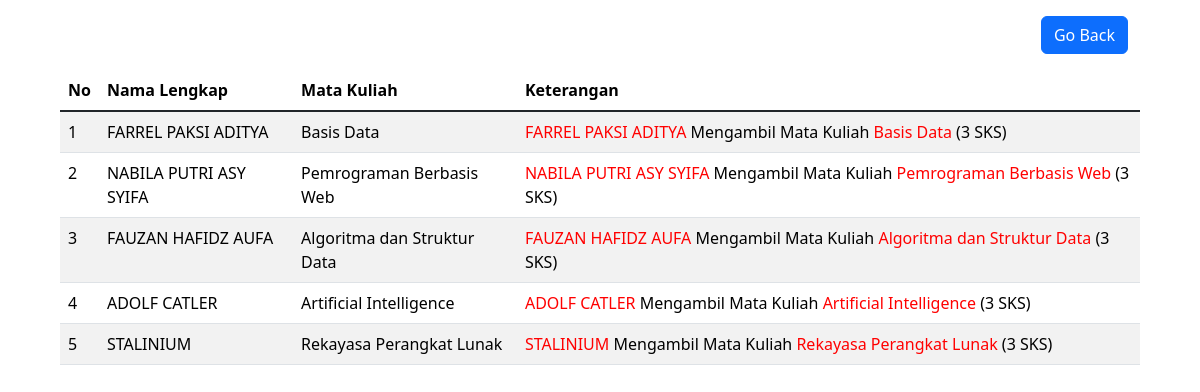
The page /krs.php on the database its author committed.
### tables this page shows
CREATE TABLE `krs` (
  `id` int(11) NOT NULL,
  `mahasiswa_npm` char(13) DEFAULT NULL,
  `matakuliah_kodemk` char(6) DEFAULT NULL
);

CREATE TABLE `mahasiswa` (
  `npm` char(13) NOT NULL,
  `nama` varchar(50) DEFAULT NULL,
  `jurusan` enum('Teknik Informatika','Sistem Informasi') DEFAULT NULL,
  `alamat` text DEFAULT NULL
);

CREATE TABLE `matakuliah` (
  `kodemk` char(6) NOT NULL,
  `namamk` varchar(50) DEFAULT NULL,
  `jumlah_sks` int(3) DEFAULT NULL
);

### krs.php (the view, shortened to what this page needs)
<!DOCTYPE html>
<html lang="en">
<head>
    <link href="https://cdn.jsdelivr.net/npm/bootstrap@5.3.3/dist/css/bootstrap.min.css" rel="stylesheet">
<body>
    <div class="container mx-5">
        <div class=" d-flex justify-content-end me-5 my-3">
            <a href="index.php" class="btn btn-primary">Go Back</a>
        </div>
    </div>
    <div class=" d-flex  border-0 justify-content-center ">
        <table class=" table-striped table" style="width:90%">
            <thead>
                <th>No</th>
                <th>Nama Lengkap</th>
                <th>Mata Kuliah</th>
                <th>Keterangan</th>
            </thead>
            <tbody class=" table-group-divider ">
                <?php
                include "konekdb.php";
                $no = 1;
                $namamhs = mysqli_query($koneksi, "SELECT krs.id, mahasiswa.nama, matakuliah.namamk , matakuliah.jumlah_sks
                FROM krs
                INNER JOIN mahasiswa ON krs.mahasiswa_npm = mahasiswa.npm
                INNER JOIN matakuliah ON krs.matakuliah_kodemk = matakuliah.kodemk");
                foreach ($namamhs as $data) {
                ?>
                <tr>
                    <td><?= $no++ ?></td>
                    <td><?= $data['nama'] ?></td>
                    <td><?= $data['namamk'] ?></td>
                    <td><span><?= $data['nama'] ?></span> Mengambil Mata Kuliah <span><?= $data['namamk'] ?></span> (<?= $data['jumlah_sks'] ?> SKS)</td>
                </tr>
                <?php
                }
                ?>
            </tbody>
        </table>
    </div>
</body>
</html>

### krs.php (style rules this page uses)
span { color: red; }

### rows shown on the page
krs: mahasiswa_npm.nama "FARREL PAKSI ADITYA", matakuliah_kodemk.namamk "Basis Data", matakuliah_kodemk.jumlah_sks "3"
krs: mahasiswa_npm.nama "NABILA PUTRI ASY SYIFA", matakuliah_kodemk.namamk "Pemrograman Berbasis Web", matakuliah_kodemk.jumlah_sks "3"
krs: mahasiswa_npm.nama "FAUZAN HAFIDZ AUFA", matakuliah_kodemk.namamk "Algoritma dan Struktur Data", matakuliah_kodemk.jumlah_sks "3"
krs: mahasiswa_npm.nama "ADOLF CATLER", matakuliah_kodemk.namamk "Artificial Intelligence", matakuliah_kodemk.jumlah_sks "3"
krs: mahasiswa_npm.nama "STALINIUM", matakuliah_kodemk.namamk "Rekayasa Perangkat Lunak", matakuliah_kodemk.jumlah_sks "3"
